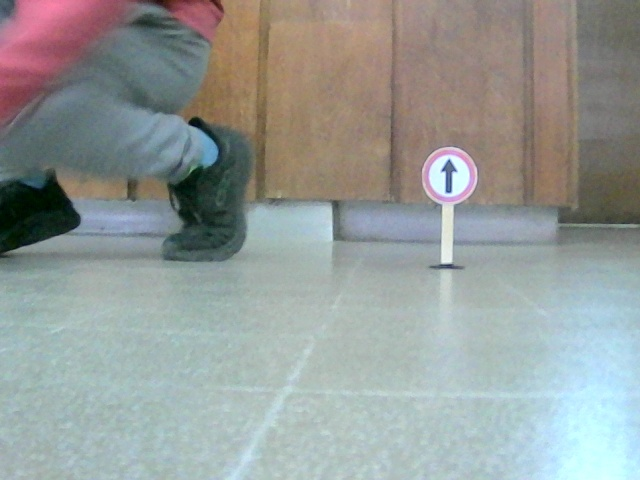
#> input picture Fotos/Adelante/p/objeto_1.jpg, 640 x 480 px
$ python reconocerObjetoFromImage.py
#> lines starting #> are read from the running program, lines starting #| are printed output that depends on the picture
import cv2

image = cv2.imread('p/objeto_1.jpg')
#> image is the input picture: shape (480, 640, 3); mean B, G, R 152.4, 154.8, 149.2

majinBooClassif = cv2.CascadeClassifier('cascade.xml')

gray = cv2.cvtColor(image, cv2.COLOR_BGR2GRAY)
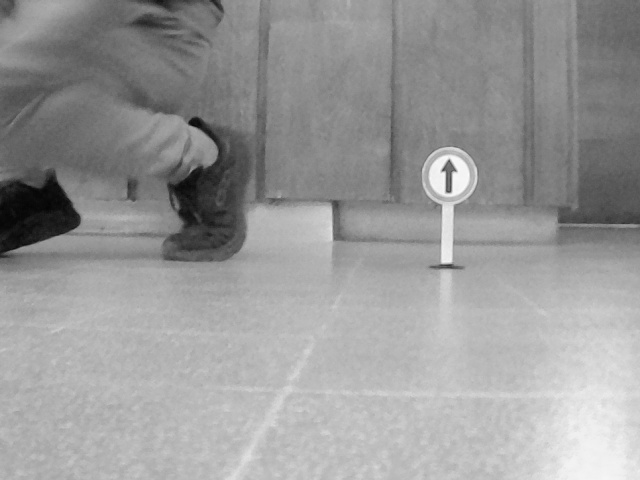
#> gray: shape (480, 640); min 4, max 251, mean 152.8
toy = majinBooClassif.detectMultiScale(gray,
                                        scaleFactor = 5,
                                        minNeighbors = 91,
                                        minSize=(70,78))
#> toy = ()

for (x,y,w,h) in toy:
    cv2.rectangle(image, (x,y),(x+w,y+h),(0,255,0),2)
    cv2.putText(image,'Adelante',(x,y-10),2,0.7,(0,255,0),2,cv2.LINE_AA)
#> this loop made 0 passes

cv2.imshow('image',image)

cv2.waitKey(0)
cv2.destroyAllWindows()

$ run again, with Fotos/Adelante/p/objeto_10.jpg copied over Fotos/Adelante/p/objeto_1.jpg
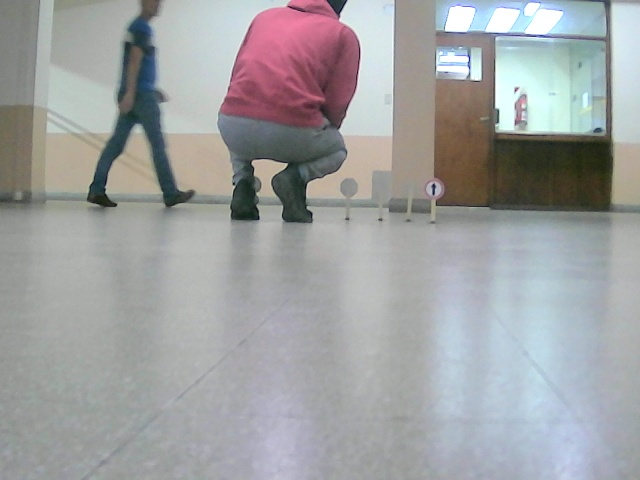
#> input picture Fotos/Adelante/p/objeto_10.jpg, 640 x 480 px
#> image is the input picture: shape (480, 640, 3); mean B, G, R 161.7, 160.8, 159.6
#> `gray = cv2.cvtColor(image, cv2.COLOR_BGR2GRAY)`:
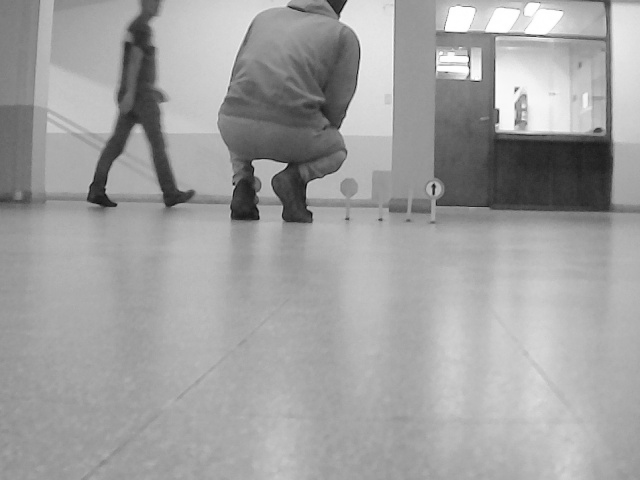
#> gray: shape (480, 640); min 8, max 255, mean 160.5
#> toy = ()

$ run again, with Fotos/Adelante/p/objeto_15.jpg copied over Fotos/Adelante/p/objeto_1.jpg
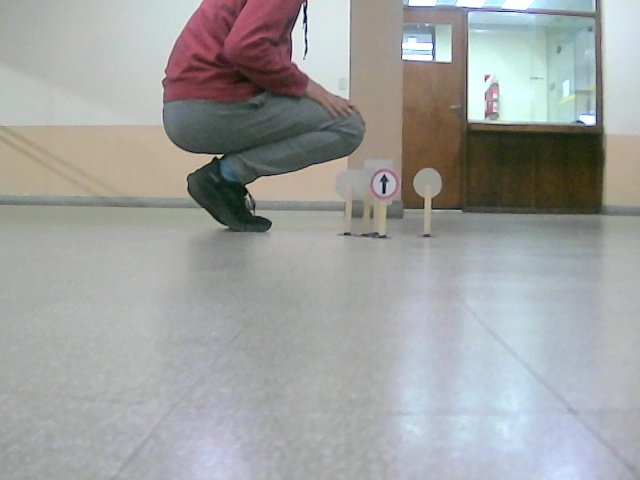
#> input picture Fotos/Adelante/p/objeto_15.jpg, 640 x 480 px
#> image is the input picture: shape (480, 640, 3); mean B, G, R 160.4, 161.3, 160.2
#> `gray = cv2.cvtColor(image, cv2.COLOR_BGR2GRAY)`:
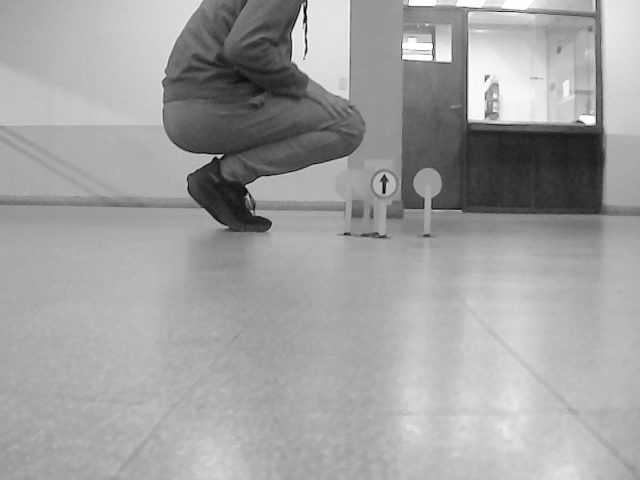
#> gray: shape (480, 640); min 1, max 255, mean 160.8
#> toy = ()

$ run again, with Fotos/Adelante/p/objeto_2.jpg copied over Fotos/Adelante/p/objeto_1.jpg
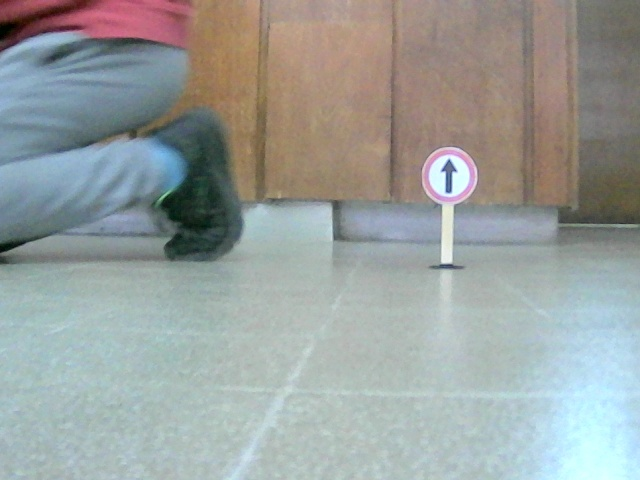
#> input picture Fotos/Adelante/p/objeto_2.jpg, 640 x 480 px
#> image is the input picture: shape (480, 640, 3); mean B, G, R 157.2, 159.5, 153.9
#> `gray = cv2.cvtColor(image, cv2.COLOR_BGR2GRAY)`:
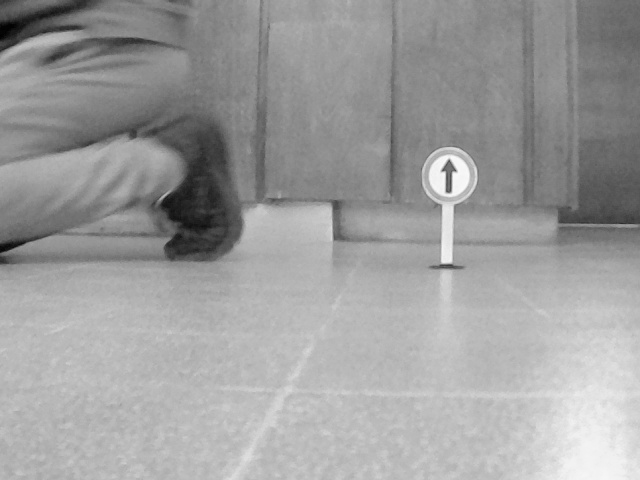
#> gray: shape (480, 640); min 0, max 251, mean 157.5
#> toy = ()
